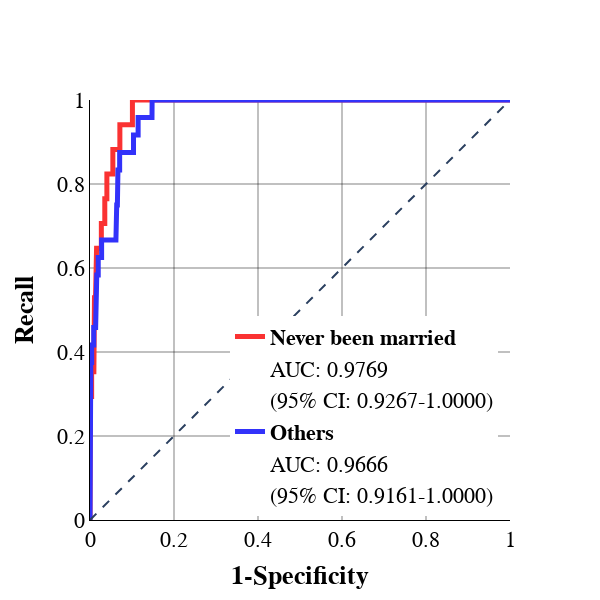

Notebook cell for this chart:
### Code cell
notmarried=test.drop(X_test[X_test['IRMARIT_4 - Never Been Married'] == 0].index)
#notmarried=notmarried.sample(85, random_state=43)
notmarried_predictors=notmarried.drop(['UDPYOPI_1 - Yes'], axis=1)
notmarried_target=notmarried['UDPYOPI_1 - Yes']
elsee=test.drop(X_test[X_test['IRMARIT_4 - Never Been Married'] == 1].index)
#elsee=elsee.sample(85, random_state=43)
elsee_predictors=elsee.drop(['UDPYOPI_1 - Yes'], axis=1)
elsee_target=elsee['UDPYOPI_1 - Yes']
notmarried_prob=model_svc_rbf.predict_proba(notmarried_predictors)
elsee_prob=model_svc_rbf.predict_proba(elsee_predictors)
plot_roc_curve2(notmarried_target, [item[1] for item in notmarried_prob], elsee_target, [item[1] for item in elsee_prob],'Never been married', 'Others')

### Figure 1 — Plotly figure (JSON) as saved in the notebook; plotly's stock layout.template omitted (floating-point values rounded to 4 significant figures; data arrays with more than 128 entries replaced by an {"elided": "..."} marker saying what was removed)
{"data": [{"hoverinfo": "skip", "line": {"color": "rgba(250, 50, 50, 1.0)", "width": 5}, "name": "<b>Never been married</b>", "showlegend": true, "type": "scatter", "x": {"elided": "200 float values"}, "y": {"elided": "200 float values"}}, {"hoverinfo": "skip", "line": {"color": "rgba(255, 255, 255, 0)", "width": 5}, "name": "AUC: 0.9769", "showlegend": true, "type": "scatter", "x": {"elided": "200 float values"}, "y": {"elided": "200 float values"}}, {"hoverinfo": "skip", "line": {"color": "rgba(255, 255, 255, 0)", "width": 0}, "name": "(95% CI: 0.9267-1.0000)", "showlegend": true, "type": "scatter", "x": {"elided": "200 float values"}, "y": {"elided": "200 float values"}}, {"hoverinfo": "skip", "line": {"color": "rgba(50, 50, 250, 1.0)", "width": 5}, "name": "<b>Others</b>", "showlegend": true, "type": "scatter", "x": {"elided": "325 float values"}, "y": {"elided": "325 float values"}}, {"hoverinfo": "skip", "line": {"color": "rgba(255, 255, 255, 0)", "width": 5}, "name": "AUC: 0.9666", "showlegend": true, "type": "scatter", "x": {"elided": "325 float values"}, "y": {"elided": "325 float values"}}, {"hoverinfo": "skip", "line": {"color": "rgba(255, 255, 255, 0)", "width": 0}, "name": "(95% CI: 0.9161-1.0000)", "showlegend": true, "type": "scatter", "x": {"elided": "325 float values"}, "y": {"elided": "325 float values"}}], "layout": {"font": {"color": "Black", "family": "Times New Roman", "size": 22}, "height": 600, "legend": {"x": 0.95, "xanchor": "right", "y": 0.01, "yanchor": "bottom"}, "shapes": [{"line": {"dash": "dash"}, "type": "line", "x0": 0, "x1": 1, "y0": 0, "y1": 1}], "title": {"x": 1}, "width": 600, "xaxis": {"constrain": "domain", "gridcolor": "rgba(5, 5, 5, 0.5)", "linecolor": "black", "range": [0, 1], "title": {"text": "<b>1-Specificity</b>"}}, "yaxis": {"gridcolor": "rgba(5, 5, 5, 0.5)", "linecolor": "black", "range": [0, 1], "scaleanchor": "x", "scaleratio": 1, "title": {"text": "<b>Recall</b>"}}}}
